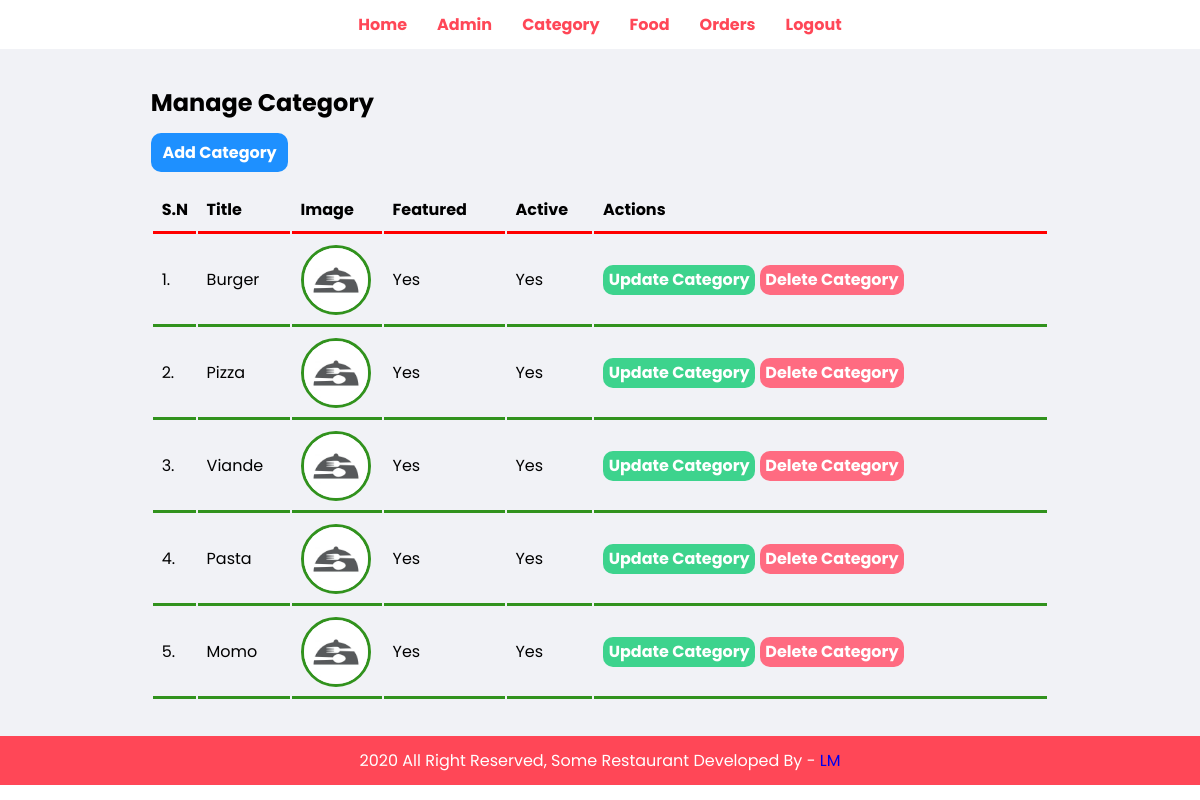
The page /admin/category-manage.php (signed in) on the database its author committed.
### tables this page shows
CREATE TABLE IF NOT EXISTS `tbl_category` (
  `id` int(11) UNSIGNED NOT NULL AUTO_INCREMENT,
  `title` varchar(100) NOT NULL,
  `image_name` varchar(255) NOT NULL,
  `featured` varchar(10) NOT NULL,
  `active` varchar(10) NOT NULL,
  PRIMARY KEY (`id`)
);

### admin/category-manage.php (the view, shortened to what this page needs)
<?php include("partials/menu.php");?>
    <div class="main-content">
        <div class="left">
            <h2>Manage Category</h2>
            <a href="add-category.php" class="btn-primary">Add Category</a>
            <table class="tbl-full hr-td">
                <tr>
                    <th>S.N</th>
                    <th>Title</th>
                    <th style="white-space: nowrap;">Image</th>
                    <th>Featured</th>
                    <th>Active</th>
                    <th>Actions</th>
                </tr>
                <?php
                    $X=1;
                    $sql="SELECT * FROM `tbl_category` order by id desc";
                    $stmt = $db->prepare($sql);
                    $stmt->execute();
                    $row2=$stmt->fetchAll();
                    if($row2>0){
                        foreach ($row2 as $row ) {
                            $id=$row['id'];
                            $title=$row['title'];
                            if ($row['image_name']=="" or $row['image_name']==null ) {
                                $image_name="../images/category-image/no-image.webp";
                            }
                            else {
                                $image_name="../images/category-image/".$row['image_name'];
                                if (file_exists($image_name)) {
                                    $image_name=$image_name;
                                }
                                else {
                                    $image_name="../images/category-image/no-image.webp";
                                }
                            }
                            $featured=$row['featured'];
                            $active=$row['active'];
                            echo "
                            <tr>
                                <td>". $X++ .'.' ."</td>
                                <td>$title</td>
                                <td style='width:90px' ><img src='$image_name' width='100%' class='picture-circle'  ></td>
                                <td>$featured</td>
                                <td>$active</td>
                                <td>
                                <a href='update-category.php?id=". $id ."' class='btn-secondary'>Update Category</a>
                                <a href='delete-category.php?id=". $id ."' class='btn-danger'>Delete Category</a>
                                </td>
                            </tr>
                            ";
                        }
                    }
                ?>
            </table>
        </div>
    </div>
<?php include("partials/footer.php");?>

### css/admin.css (style rules this page uses)
* { margin: 0; padding: 0; box-sizing: border-box; font-family: 'Poppins', sans-serif; }
.main-content { display: flex; justify-content: center; align-items: center; flex-direction: column; background-color: #f1f2f6; padding: 2%; }
a { text-decoration: none; }
.left { display: flex; padding: 1%; width: 80%; justify-content: center; align-items: flex-start; flex-direction: column; }
.tbl-full { width: 100%; }
table tr th { border-bottom: solid red; padding: 1%; text-align: left; }
table tr td { padding: 1%; }
.btn-primary { background-color: #1e90ff; padding: .8% 1.3%; margin: 1.5% 0; color: white; font-weight: bold; border-radius: 10px; transition: all .5s; cursor: pointer; }
.btn-secondary { background-color: #3dd38d; padding: .8% 1.3%; margin: 1.5% 0; color: white; font-weight: bold; border-radius: 10px; transition: all .5s; cursor: pointer; }
.btn-danger { background-color: #ff6b81; padding: .8% 1.3%; margin: 1.5% 0; color: white; font-weight: bold; border-radius: 10px; transition: all .5s; cursor: pointer; }
.hr-td td { border-bottom: solid rgb(49, 146, 29); text-align: left; margin: auto; }
.picture-circle { width: 70px; height: 70px; border-radius: 50%; border: 3px solid rgb(49, 146, 29); }

### rows shown on the page
tbl_category: title "Burger", featured "Yes", active "Yes"
tbl_category: title "Pizza", featured "Yes", active "Yes"
tbl_category: title "Viande", featured "Yes", active "Yes"
tbl_category: title "Pasta", featured "Yes", active "Yes"
tbl_category: title "Momo", featured "Yes", active "Yes"
